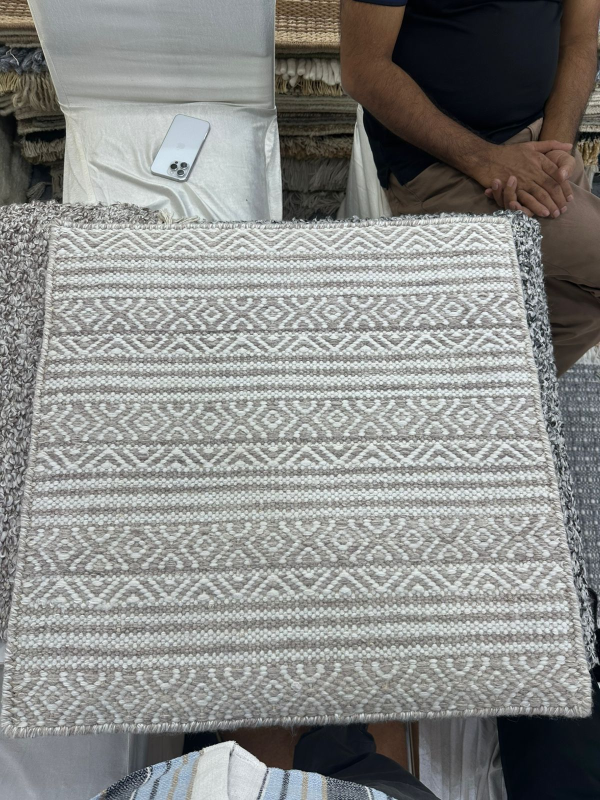
#> input picture Testing Images/60550259-17d6-4947-8fc0-72b1e7385184.jpeg, 1200 x 1600 px (shown at 1/2 size)
$ python -i normal_map.py   (imports and definitions only)   (older library calls are emulated)
#> lines starting #> are read from the running program, lines starting #| are printed output that depends on the picture
### src/model_generation/utils/config.py
"""
Configuration settings for the carpet 3D model generation pipeline.

All adjustable parameters are centralized here for easy maintenance.
"""

import os
from pathlib import Path


class Config:
    """Centralized configuration for carpet model generation."""

    # Base directories
    BASE_DIR = Path(__file__).resolve().parent.parent.parent
    OUTPUT_DIR = BASE_DIR / "output"
    STATIC_DIR = OUTPUT_DIR / "static"

    # Input/Output directories
    UPLOADS_DIR = STATIC_DIR / "uploads"
    TEXTURES_DIR = STATIC_DIR / "textures"

    # Organized output directories
    CORRECTED_DIR = STATIC_DIR / "corrected"
    BASECOLOR_DIR = STATIC_DIR / "basecolor"
    NORMAL_DIR = STATIC_DIR / "normal"
    GLB_EXPORTS_DIR = STATIC_DIR / "glb_exports"
    USDZ_EXPORTS_DIR = STATIC_DIR / "usdz_exports"

    # Texture settings
    TEXTURE_RESOLUTION = 2048  # Output texture size (power of 2)
    CORRECTED_IMAGE_SIZE = (2048, 2048)  # Size after perspective correction

    # Normal map settings
    NORMAL_MAP_STRENGTH = 1.0  # Intensity of normal map (0.0 - 2.0)
    NORMAL_MAP_BLUR = 3  # Gaussian blur kernel size for smoothing (odd number)
    SOBEL_KERNEL_SIZE = 3  # Sobel filter kernel size (3, 5, or 7)

    # 3D Model settings
    MESH_SUBDIVISION = 20  # Number of vertices per side (higher = more detail)
    DISPLACEMENT_SCALE = 0.02  # Height scale for displacement (in model units)
    CARPET_WIDTH = 2.0  # Physical width in meters
    CARPET_HEIGHT = 3.0  # Physical length in meters
    CARPET_THICKNESS = 0.005  # Physical thickness in meters (5mm default)

    # Material properties (PBR) - iOS compatible values
    MATERIAL_ROUGHNESS = 0.8  # Surface roughness (0.0 = smooth, 1.0 = rough)
    MATERIAL_METALLIC = 0.0  # Metallic property (0.0 = non-metal, 1.0 = metal)

    # Export settings
    GLB_COMPRESSION = False  # Enable Draco compression for smaller files
    EXPORT_TEXTURES_EMBEDDED = True  # Embed textures in GLB file
    USE_KTX2 = True  # Use KTX2 textures via KHR_texture_basisu
    KTX2_QUALITY = 'etc1s'  # 'etc1s' or 'uastc'

    # Image processing
    CANNY_THRESHOLD1 = 50
    CANNY_THRESHOLD2 = 150
    BILATERAL_FILTER_D = 9  # Diameter for bilateral filter
    BILATERAL_FILTER_SIGMA_COLOR = 75
    BILATERAL_FILTER_SIGMA_SPACE = 75

    @classmethod
    def ensure_directories(cls):
        """Create all necessary directories if they don't exist."""
        for directory in [
            cls.UPLOADS_DIR,
            cls.TEXTURES_DIR,
            cls.CORRECTED_DIR,
            cls.BASECOLOR_DIR,
            cls.NORMAL_DIR,
            cls.GLB_EXPORTS_DIR,
            cls.USDZ_EXPORTS_DIR
        ]:
            directory.mkdir(parents=True, exist_ok=True)

    # [14 lines left out: functions get_texture_path, get_corrected_path, get_basecolor_path, not called in this run]

    @classmethod
    def get_normal_path(cls, filename: str) -> Path:
        """Get full path for a normal map."""
        return cls.NORMAL_DIR / filename

    # [9 lines left out: functions get_glb_path, get_usdz_path, not called in this run]


### src/model_generation/export_functions/texture_export.py
"""
Texture Export Functions

Handles proper color format conversion and export for 3D textures.
Ensures BGR to RGB conversion is done correctly for iOS/Android compatibility.

The key issue: OpenCV exports images in BGR format, but PIL imports them as RGB.
We need to manually swap channels to ensure correct color mapping.
"""

import cv2
import numpy as np
from pathlib import Path
from typing import Union
import logging

from ..utils.config import Config

logger = logging.getLogger(__name__)


def convert_bgr_to_rgb(image: np.ndarray) -> np.ndarray:
    """
    Manually convert BGR image to RGB by swapping channels.

    This is the CORRECT way to handle BGR to RGB conversion.
    Using cv2.cvtColor(image, cv2.COLOR_BGR2RGB) doesn't work properly
    when exporting images for PIL import.

    Args:
        image: Image in BGR format (shape: H, W, 3)

    Returns:
        Image in RGB format (shape: H, W, 3)
    """
    if image.ndim != 3 or image.shape[2] != 3:
        raise ValueError(f"Expected 3-channel image, got shape: {image.shape}")

    # Manual channel swap: BGR -> RGB
    # Original: [B, G, R] -> Result: [R, G, B]
    rgb_image = image[:, :, ::-1]  # Reverse the channel order

    logger.debug(f"Converted BGR to RGB: shape {image.shape}")

    return rgb_image


# [40 lines left out: function export_png_rgb, not called in this run]


def export_png_linear_rgb(
    image: np.ndarray,
    output_path: Union[str, Path],
    compression: int = 9
) -> str:
    """
    Export PNG with no ICC/gAMA/sRGB chunks (linear). Use for normal maps.
    """
    from PIL import Image, PngImagePlugin

    # Ensure directory exists
    Config.ensure_directories()

    # Convert BGR to RGB using our manual swap
    rgb_image = convert_bgr_to_rgb(image)

    # Convert to PIL Image and ensure 3-channel RGB
    pil_image = Image.fromarray(rgb_image).convert('RGB')

    # Empty PNG metadata to avoid embedding color profiles/gamma
    pnginfo = PngImagePlugin.PngInfo()

    # Save as PNG without ICC profile or gamma chunks
    output_path = Path(output_path)
    pil_image.save(
        str(output_path),
        format='PNG',
        compress_level=compression,
        pnginfo=pnginfo,
        icc_profile=None,
        optimize=False,
        gamma=1.0
    )

    logger.info(f"Exported linear PNG (no color profile) to: {output_path}")

    return str(output_path)

# [162 lines left out: functions export_basecolor_texture, export_normal_map_texture, verify_rgb_export, batch_export_textures, not called in this run]

### src/model_generation/image_processing/normal_map.py
"""
Normal map generation using traditional computer vision techniques.

Creates normal maps from basecolor textures using gradient-based methods.
"""

import cv2
import numpy as np
from pathlib import Path
from typing import Union
import logging

from ..utils.config import Config

# [1 line not run here, left out]
logger = logging.getLogger(__name__)


def generate_normal_map(
    original_image_path: str,
    strength: float = None,
    output_name: str = None
) -> str:
    """
    Generate a normal map from the original corrected image (before basecolor processing).

    Args:
        original_image_path: Path to the original corrected image (before CLAHE/denoising)
        strength: Normal map intensity (0.0 - 2.0). Defaults to Config.NORMAL_MAP_STRENGTH
        output_name: Base name for output file

    Returns:
        Path to saved normal map
    """
    if strength is None:
        strength = Config.NORMAL_MAP_STRENGTH

    # Load original corrected image
    image = cv2.imread(original_image_path)
#> image is the input picture: shape (1600, 1200, 3); mean B, G, R 136, 138.4, 137.4
    if image is None:
        raise ValueError(f"Could not load image from {original_image_path}")

    logger.info("Generating normal map from original corrected image...")

    # Convert to grayscale to create height map
    gray = cv2.cvtColor(image, cv2.COLOR_BGR2GRAY)

    # Apply Gaussian blur to reduce noise
    if Config.NORMAL_MAP_BLUR > 0:
        gray = cv2.GaussianBlur(gray, (Config.NORMAL_MAP_BLUR, Config.NORMAL_MAP_BLUR), 0)

    # Normalize to 0-1 range
    height_map = gray.astype(np.float32) / 255.0

    # Calculate gradients using Sobel filters
    sobel_x = cv2.Sobel(
        height_map,
        cv2.CV_32F,
        1, 0,
        ksize=Config.SOBEL_KERNEL_SIZE
    )
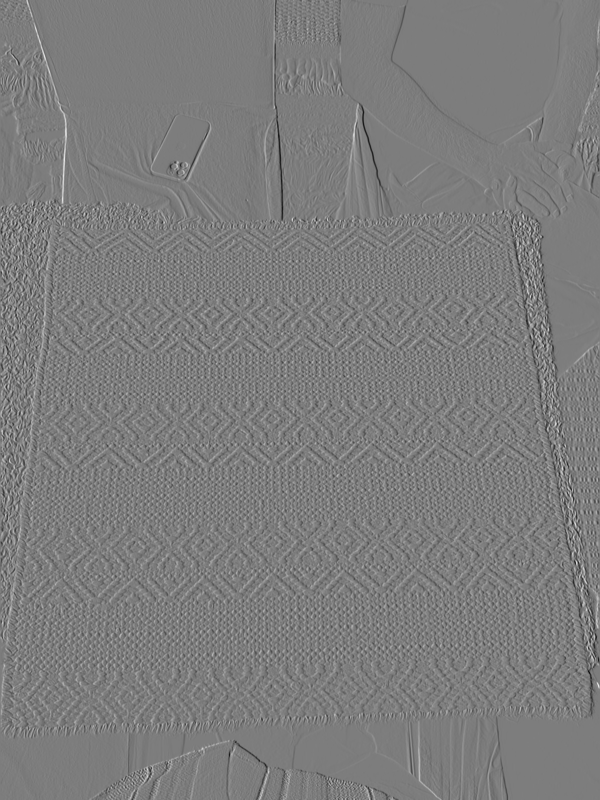
#> sobel_x: shape (1600, 1200) float32 (shown at 1/2 size); min -2.09, max 2.18, mean -0.000927; drawn with min black and max white

    sobel_y = cv2.Sobel(
        height_map,
        cv2.CV_32F,
        0, 1,
        ksize=Config.SOBEL_KERNEL_SIZE
    )
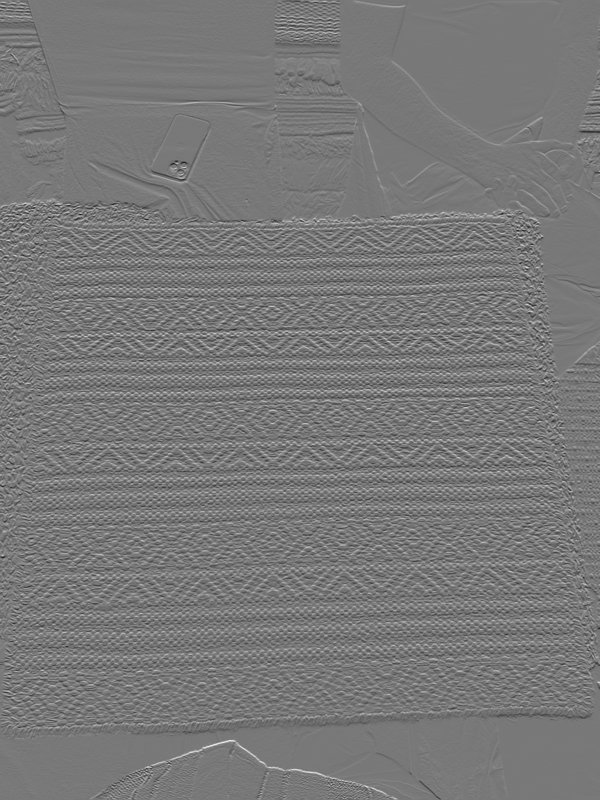
#> sobel_y: shape (1600, 1200) float32 (shown at 1/2 size); min -2.12, max 2.36, mean 0.000582; drawn with min black and max white

    # Apply strength multiplier (reduced for flatter surfaces)
    sobel_x = sobel_x * (strength * 0.3)  # Reduce strength for more subtle normals
    sobel_y = sobel_y * (strength * 0.3)

    # Create normal vectors
    # In tangent space: X points right, Y points up, Z points out of surface
    # Normal = (-dh/dx, -dh/dy, 1) normalized

    normal_x = -sobel_x
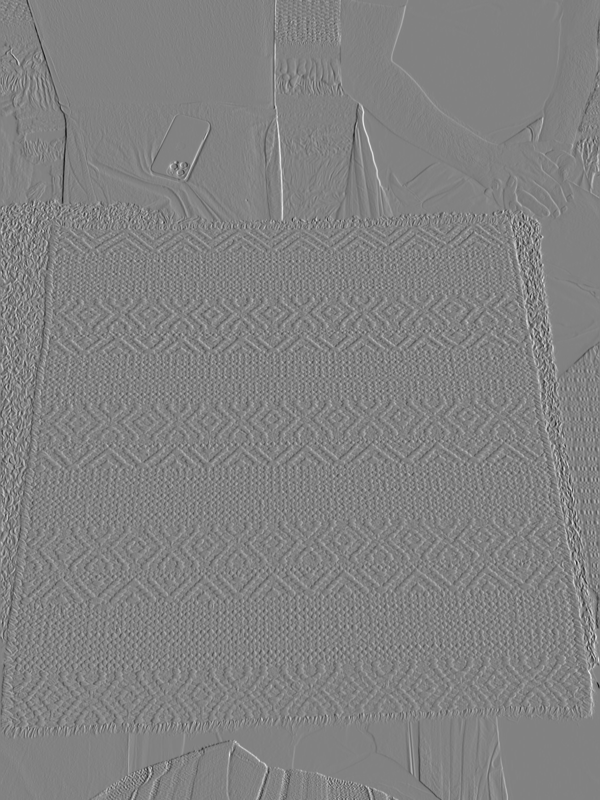
#> normal_x: shape (1600, 1200) float32 (shown at 1/2 size); min -0.653, max 0.628, mean 0.000278; drawn with min black and max white
    normal_y = -sobel_y
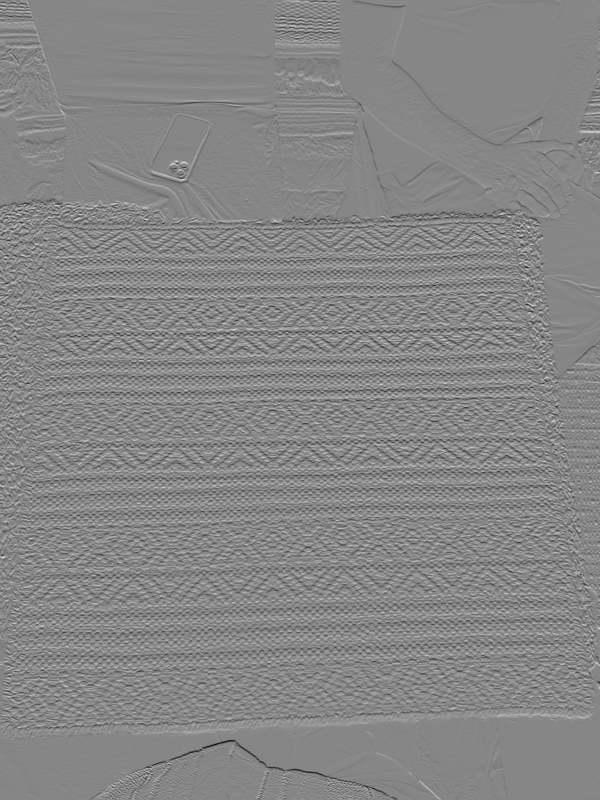
#> normal_y: shape (1600, 1200) float32 (shown at 1/2 size); min -0.707, max 0.635, mean -0.000174; drawn with min black and max white
    normal_z = np.ones_like(sobel_x)

    # Normalize the normal vectors
    magnitude = np.sqrt(normal_x**2 + normal_y**2 + normal_z**2)
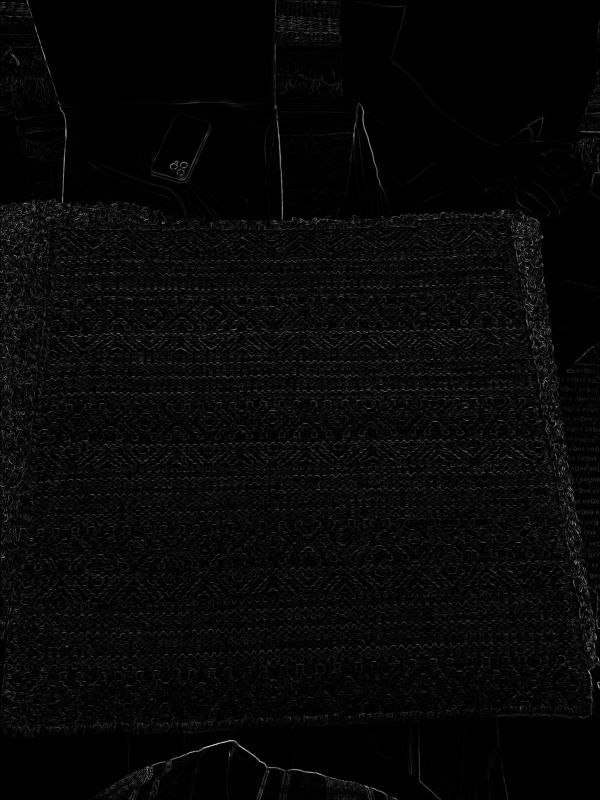
#> magnitude: shape (1600, 1200) float32 (shown at 1/2 size); min 1, max 1.23, mean 1.01; drawn with min black and max white
    normal_x = normal_x / magnitude
    normal_y = normal_y / magnitude
    normal_z = normal_z / magnitude
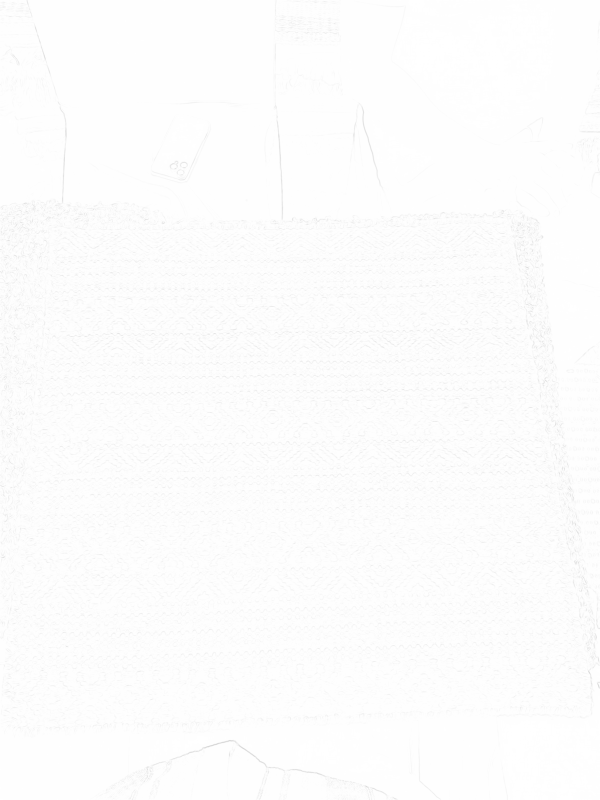
#> normal_z: shape (1600, 1200) float32 (shown at 1/2 size); min 0.814, max 1, mean 0.993

    # Convert from [-1, 1] to [0, 255] range for RGB encoding
    # R = X component, G = Y component, B = Z component
    normal_r = ((normal_x + 1.0) * 0.5 * 255).astype(np.uint8)
    normal_g = ((normal_y + 1.0) * 0.5 * 255).astype(np.uint8)
    normal_b = ((normal_z + 1.0) * 0.5 * 255).astype(np.uint8)

    # Merge channels to create RGB normal map (correct order for iOS)
    normal_map = cv2.merge([normal_r, normal_g, normal_b])  # RGB format
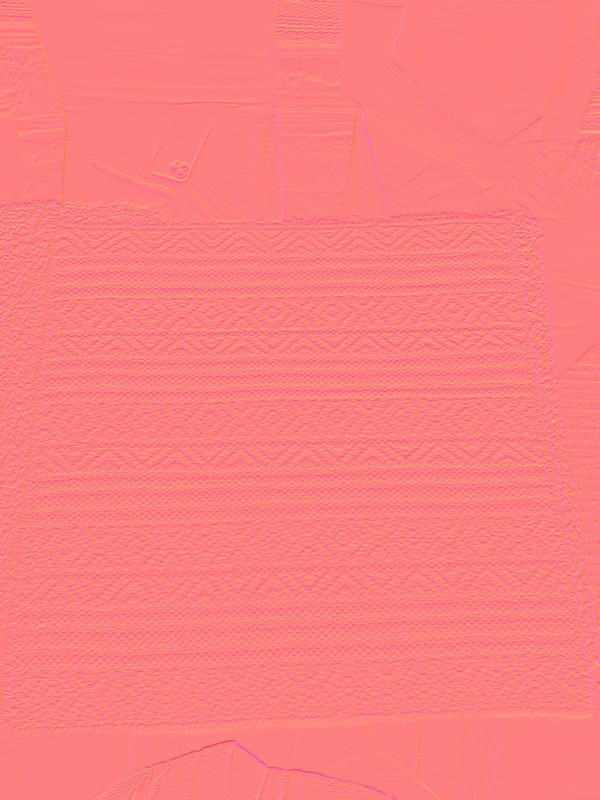
#> normal_map: shape (1600, 1200, 3) (shown at 1/2 size); mean of channels 0, 1, 2 127, 127, 253.4; drawn as B, G, R

    # Optional: apply slight blur to smooth the normal map
    normal_map = cv2.GaussianBlur(normal_map, (3, 3), 0)

    # Generate output filename
    if output_name:
        output_filename = f"{output_name}_normal.png"
    else:
        input_path = Path(original_image_path)
        output_filename = f"{input_path.stem.replace('_corrected', '')}_normal.png"
    output_path = Config.get_normal_path(output_filename)

    # Export as linear RGB (no ICC/gAMA/sRGB) for normal maps
    from ..export_functions.texture_export import export_png_linear_rgb
    export_png_linear_rgb(normal_map, str(output_path))
    logger.info(f"Saved normal map to: {output_path}")

    return str(output_path)


# [48 lines left out: functions create_height_map, visualize_normal_map, not called in this run]

>>> result = generate_normal_map('../../../Testing Images/60550259-17d6-4947-8fc0-72b1e7385184.jpeg')

$ run again, on Testing Images/Gemini_Generated_Image_2w79v92w79v92w79.png
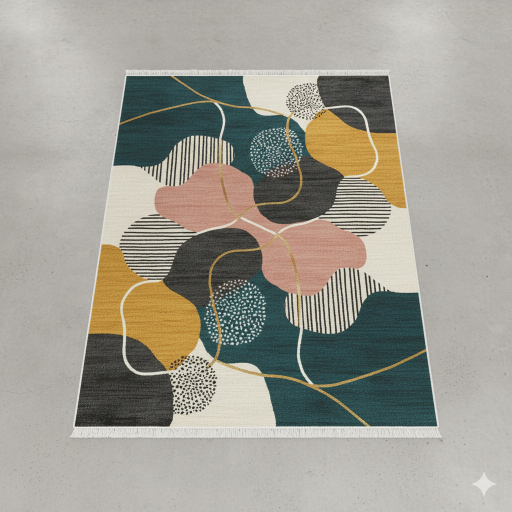
#> input picture Testing Images/Gemini_Generated_Image_2w79v92w79v92w79.png, 1024 x 1024 px (shown at 1/2 size)
#> in generate_normal_map, image is the input picture: shape (1024, 1024, 3); mean B, G, R 146.3, 155.9, 158.8
#> in generate_normal_map, `magnitude = np.sqrt(normal_x**2 + normal_y**2 + normal_z**2)`:
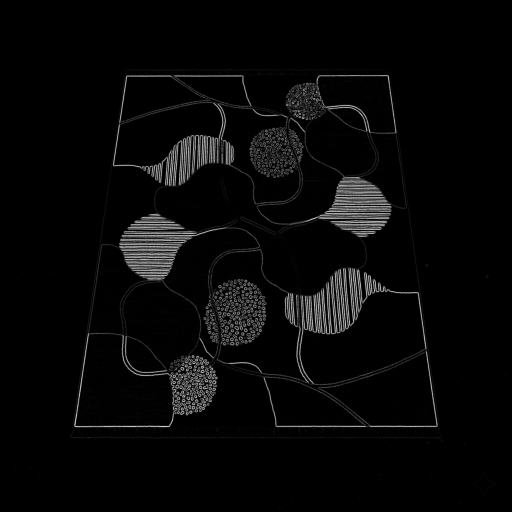
#> magnitude: shape (1024, 1024) float32 (shown at 1/2 size); min 1, max 1.19, mean 1.01; drawn with min black and max white
#> in generate_normal_map, `normal_map = cv2.merge([normal_r, normal_g, normal_b])`:
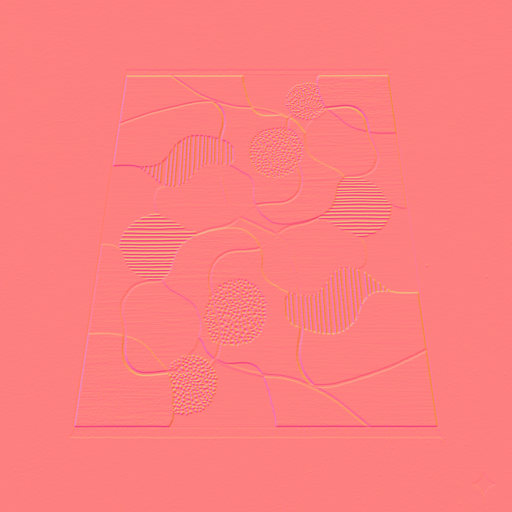
#> normal_map: shape (1024, 1024, 3) (shown at 1/2 size); mean of channels 0, 1, 2 127, 127, 253.4; drawn as B, G, R
